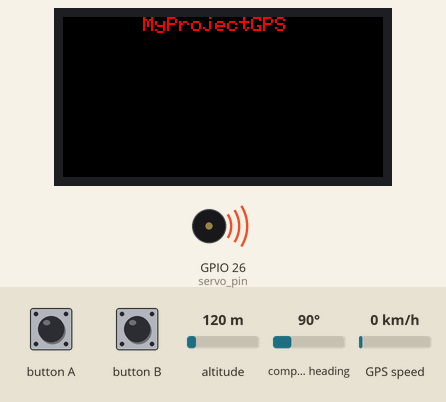
Simulated run of this sketch. Board: ESP32. Parts: 160×80 colour display, buzzer (waves = sounding). The test bench sets the inputs (shaded band); at power-on: altitude 120 m, compass heading 90°, GPS speed 0 km/h. WiFi joins after 1.5 s; servers stay silent unless stated; the GPS gets a fix after 3 s at 37.7749, -122.4194 with 8 satellites; the Firebase database answers and starts empty; what the sketch prints to the serial monitor is not drawn.

Above: at 1.7 s.
At 17.4 s:
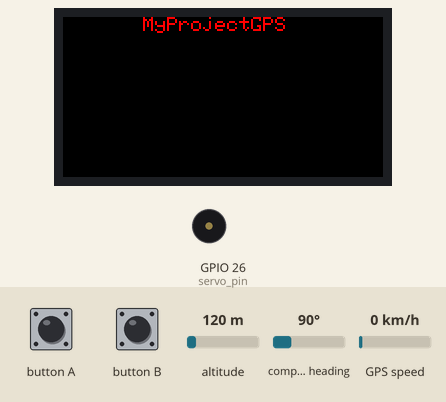
Timing chart, 0 to 130.0 s (numbered marks = the images above):
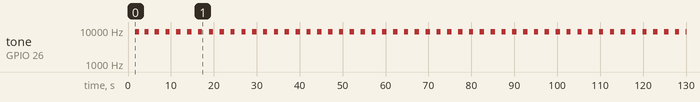

Measured:
- by itself, tone on GPIO 26 (servo_pin): repeats every 2.2 s: silent 1.2 s, 9000 Hz 1.0 s

The sketch:

MyCodeProject.ino
```cpp
#include "M5StickC.h"
#include "WiFi.h"
#include "TinyGPS++.h"
#include "SoftwareSerial.h"
#include "WiFiUdp.h"
#include "NTPClient.h"
#include "IOXhop_FirebaseESP32.h"

#define WIFI_SSID "xxxxx"
#define WIFI_PASSWORD "xxxxxx"

#define FIREBASE_HOST "xxxxxxx"
#define FIREBASE_AUTH "xxxxx"

WiFiUDP ntpUDP;
NTPClient timeClient(ntpUDP);

TinyGPSPlus gps;
HardwareSerial ss(2);

const int mid_button = 37; // 37 middle button
const int rig_button = 39; // 39 right buttons
int countMid_botton = 0;

const int servo_pin = 26;// speaker hat 26 36 0
int freq = 1000;//50
int ledChannel = 0;
int resolution = 20;

double init_long = 0.0;
double init_lat = 0.0;
String gpsRead_long ="";
String gpsRead_lat ="";
double distance =0.0;
String DateRead ="";
String TimeRead = "";

int stepCount = 0;


void setup()
{
  // put your setup code here, to run once:
  M5.begin();
  ss.begin(9600, SERIAL_8N1, 33, 32);
  Firebase.begin(FIREBASE_HOST, FIREBASE_AUTH);

  M5.Lcd.setRotation(3);
  M5.Lcd.setTextColor(RED);
  M5.Lcd.setCursor(40, 0);
  M5.Lcd.println("MyProjectGPS");
  pinMode(mid_button, INPUT);
  pinMode(rig_button, INPUT);

  ledcSetup(ledChannel, freq, resolution);
  ledcAttachPin(servo_pin, ledChannel);
  ledcWrite(ledChannel, 0);//256°
  connectWifi();
}

void loop()
{
  if(WiFi.status() != WL_CONNECTED)// In cast, dont connect internet
  {
    connectWifi();
  }
  int midB_value = digitalRead(mid_button); // value of middle button
  int rigB_value = digitalRead(rig_button); // value of middle button
  Sos(midB_value); // Check have press button
  GetInitGPS();
  ReadGps();


}
void connectWifi()
{
  WiFi.begin(WIFI_SSID, WIFI_PASSWORD);
  Serial.println("\nWait for WiFi ....\n");
  while (WiFi.status() != WL_CONNECTED)
  {
    Serial.print(".");
    delay(500);
  }
  Serial.println("Start WiFi Connecting..");
  Serial.print("IP address: ");Serial.println(WiFi.localIP());
}
void Sos(int button)
{
  Serial.print("Button Status: ");Serial.println(button);
  if(button==0) // when mid_button have pressed then have sound (SOS)
  {
    countMid_botton++;
  }
  if(countMid_botton%2 == 1)
  {
    Serial.println("Play");
    PlaySpeaker();
  }
  else
  {
    Serial.println("Close");
    CloseSpeaker();
  }
  Serial.print("count Button: ");Serial.println(countMid_botton);
}
void PlaySpeaker()
{
  ledcWriteTone(ledChannel, 9000);//1250
  delay(1000);
  ledcWriteTone(ledChannel, 0);
}
void CloseSpeaker()
{
   ledcWriteTone(ledChannel, 0);
}
void GetInitGPS()
{
  init_lat = Firebase.getFloat("InitGPS/lat");
  init_long = Firebase.getFloat("InitGPS/long");
}
void GetInitPedo()
{
  stepCount = Firebase.getInt("InitPedo/StepCount");
}
void InsertGPS()
{
  if(distance>50) // if distance (from initial) more than 50 metre that will upload new lat & long
  {
    StaticJsonBuffer<400> jsonBuffer;
    JsonObject& GPS = jsonBuffer.createObject();
    GPS["lat"] = gpsRead_lat.toFloat();
    GPS["long"] = gpsRead_long.toFloat();
    GPS["date"] = DateRead;
    GPS["time"] = TimeRead;
    Firebase.set("ReadGps", GPS);
    Firebase.setFloat("Distance/distance", distance);
    Firebase.setString("Distance/status", "Alert");
  }
  else
  {
    Firebase.setFloat("Distance/distance", distance);
    Firebase.setString("Distance/status", "Normal");
  }
  if (Firebase.failed())
  {
      Serial.print("Firebase can't insert data");
      Serial.println(Firebase.error());
      return;
  }
  else{
      Serial.println(", Firebase pushed: /GPS");
  }
}
void ReadGps()
{
  while (ss.available() > 0)
    { gps.encode(ss.read()); }
  gpsRead_lat = String(gps.location.lat(),6);
  gpsRead_long = String(gps.location.lng(),6);
  DateRead = String(gps.date.day())+"/"+String(gps.date.month())+"/"+String(gps.date.year());
  TimeRead = String(gps.time.hour()+7)+":"+String(gps.time.minute())+":"+String(gps.time.second());
  InsertGPS();
  Serial.println(gpsRead_lat);
  Serial.println(gpsRead_long);
  Serial.println(DateRead);
  Serial.println(TimeRead);

  distance = gps.distanceBetween(gps.location.lat(),gps.location.lng(),init_lat,init_long);// 1000.0; // km
  Serial.println(distance);
}
```
